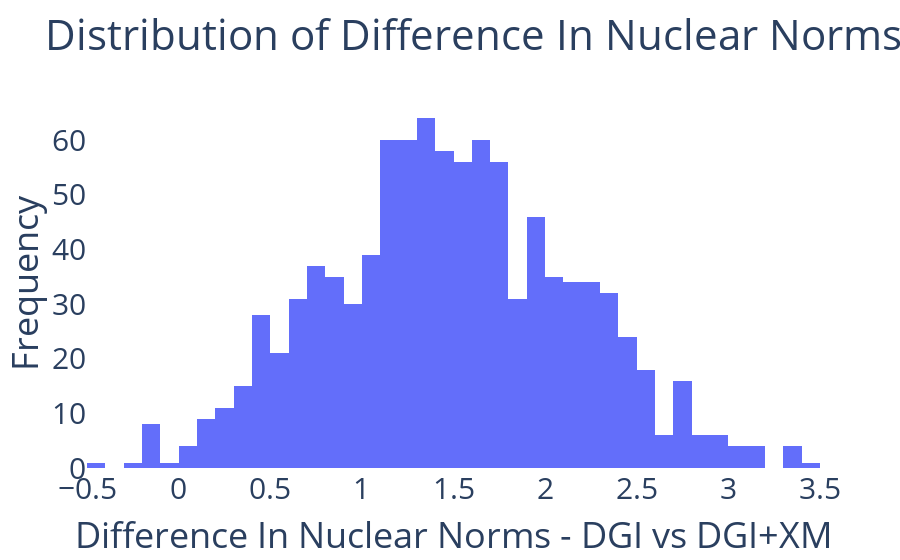

Notebook code for this chart:
### Code cell
diff = np.array(norm_og) - np.array(norm_plus)
fig = go.Figure()
fig.add_trace(go.Histogram(x = diff))
fig.update_layout(title_text = 'Distribution of Difference In Nuclear Norms - DGI vs DGI+XM', 
                  xaxis_title_text = 'Difference In Nuclear Norms - DGI vs DGI+XM', 
                  yaxis_title_text = 'Frequency', 
                  plot_bgcolor = 'white', 
                  paper_bgcolor = 'white', 
                  font = dict(size = 30))
fig.show()

### Figure 1 — Plotly figure (JSON) as saved in the notebook; plotly's stock layout.template omitted (floating-point values rounded to 4 significant figures; data arrays with more than 128 entries replaced by an {"elided": "..."} marker saying what was removed)
{"data": [{"type": "histogram", "x": {"elided": "986 float values"}}], "layout": {"font": {"size": 30}, "paper_bgcolor": "white", "plot_bgcolor": "white", "title": {"text": "Distribution of Difference In Nuclear Norms - DGI vs DGI+XM"}, "xaxis": {"title": {"text": "Difference In Nuclear Norms - DGI vs DGI+XM"}}, "yaxis": {"title": {"text": "Frequency"}}}}
